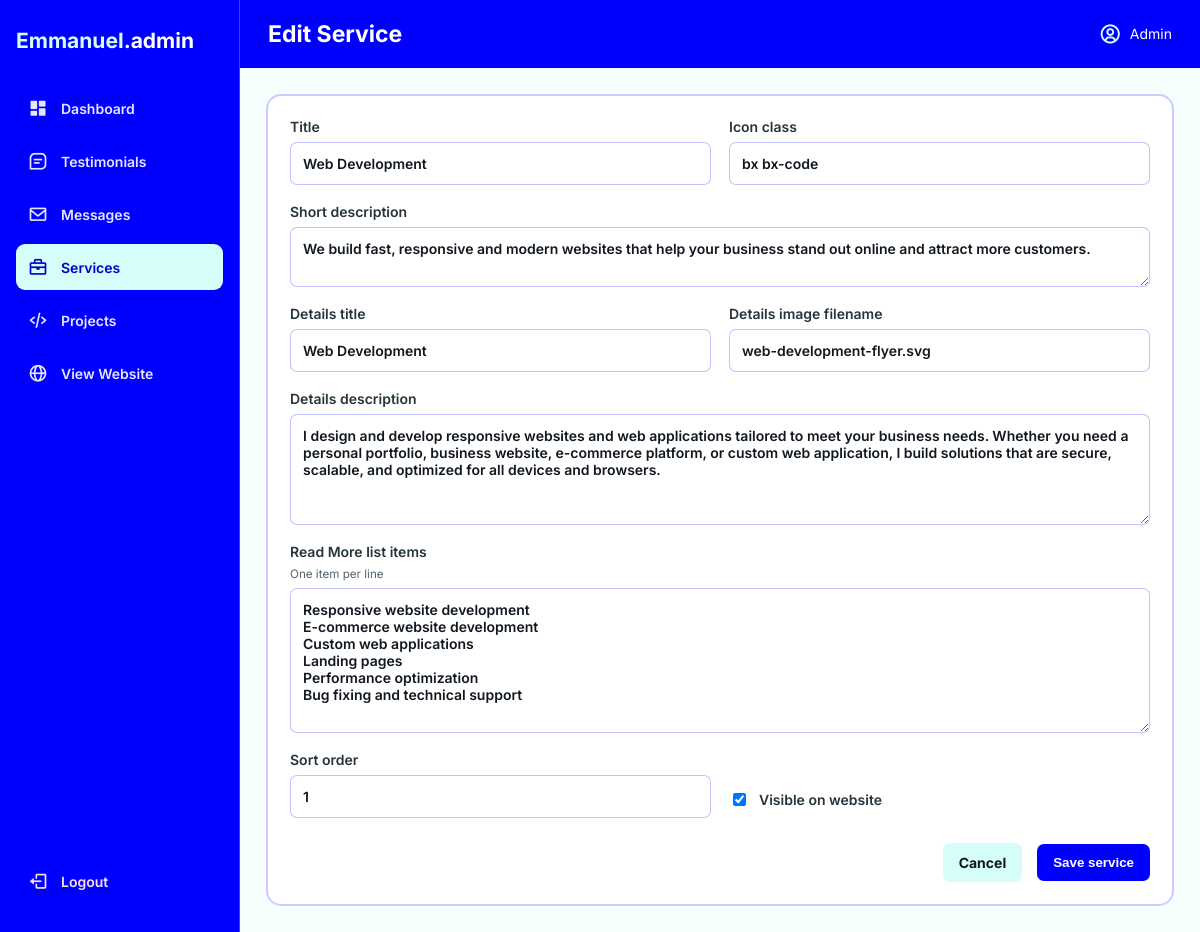
Screenshot of /admin/service_form.php?id=1 with the database file from the repository.
### tables this page shows
CREATE TABLE IF NOT EXISTS services (
    id INT UNSIGNED AUTO_INCREMENT PRIMARY KEY,
    title VARCHAR(150) NOT NULL,
    icon_class VARCHAR(100) NOT NULL DEFAULT 'bx bx-code',
    short_description TEXT NOT NULL,
    details_title VARCHAR(150) NULL,
    details_description TEXT NULL,
    details_image VARCHAR(255) NULL,
    detail_items JSON NULL,
    sort_order INT NOT NULL DEFAULT 0,
    is_active TINYINT(1) NOT NULL DEFAULT 1,
    created_at TIMESTAMP DEFAULT CURRENT_TIMESTAMP,
    updated_at TIMESTAMP DEFAULT CURRENT_TIMESTAMP ON UPDATE CURRENT_TIMESTAMP
);

### includes/functions.php (called while the page is built, shortened)
<?php
function e(?string $value): string
{
    return htmlspecialchars($value ?? '', ENT_QUOTES, 'UTF-8');
}
function json_list(?string $value): array
{
    $decoded = json_decode($value, true);
    return is_array($decoded) ? $decoded : [];
}

### admin/service_form.php (the view, shortened to what this page needs)
<?php
require __DIR__ . '/includes/admin_bootstrap.php';
$id = filter_input(INPUT_GET, 'id', FILTER_VALIDATE_INT) ?: 0;
$row = ['title'=>'','icon_class'=>'bx bx-code','short_description'=>'','details_title'=>'','details_description'=>'','details_image'=>'','detail_items'=>'[]','sort_order'=>0,'is_active'=>1];
if ($id) { $stmt=$pdo->prepare('SELECT * FROM services WHERE id=?'); $stmt->execute([$id]); $row=$stmt->fetch() ?: $row; }
$page_title = $id ? 'Edit Service' : 'Add Service'; require __DIR__ . '/includes/header.php'; $items=json_list($row['detail_items']);
?><section class="form-panel"><form method="post"><input type="hidden" name="csrf_token" value="<?= e(csrf_token()) ?>"><input type="hidden" name="id" value="<?= (int)$id ?>"><div class="form-grid"><label>Title<input name="title" value="<?= e($row['title']) ?>" required></label><label>Icon class<input name="icon_class" value="<?= e($row['icon_class']) ?>" placeholder="bx bx-code" required></label><label class="full">Short description<textarea name="short_description" required><?= e($row['short_description']) ?></textarea></label><label>Details title<input name="details_title" value="<?= e($row['details_title']) ?>"></label><label>Details image filename<input name="details_image" value="<?= e($row['details_image']) ?>"></label><label class="full">Details description<textarea name="details_description" rows="5"><?= e($row['details_description']) ?></textarea></label><label class="full">Read More list items <small>One item per line</small><textarea name="detail_items" rows="7"><?= e(implode("\n", $items)) ?></textarea></label><label>Sort order<input type="number" name="sort_order" value="<?= (int)$row['sort_order'] ?>"></label><label class="checkbox"><input type="checkbox" name="is_active" <?= $row['is_active'] ? 'checked' : '' ?>> Visible on website</label></div><div class="form-actions"><a class="btn secondary" href="services.php">Cancel</a><button class="btn" type="submit">Save service</button></div></form></section><?php require __DIR__ . '/includes/footer.php'; ?>

### admin/assets/admin.css (style rules this page uses)
:root { --bg:#061d16;--panel:#09281f;--panel2:#0d3328;--line:#087b59;--green:#1ee88b;--muted:#a5bbb4;--danger:#ff6478;--white:#f2faf7 }
* { box-sizing:border-box }
body { margin:0;background:var(--bg);color:var(--white);font-family:Inter,Arial,sans-serif;font-size:14px }
.panel,.form-panel,.message-card { background:var(--panel);border:2px solid var(--line);border-radius:15px;padding:22px }
.panel-heading,.page-actions,.message-heading,.form-actions { display:flex;align-items:center;justify-content:space-between;gap:15px }
.btn { border:0;border-radius:7px;background:var(--green);color:#062218;padding:11px 16px;text-decoration:none;font-weight:700;cursor:pointer;display:inline-block }
.btn.secondary { background:#21463a;color:#dcebe5 }
.form-grid { display:grid;grid-template-columns:1fr 1fr;gap:18px }
.form-grid label,.login-card label,.status-form label { display:flex;flex-direction:column;gap:7px;color:#d5e5df;font-weight:600 }
.form-grid label.full { grid-column:1/-1 }
.form-grid small { font-weight:400;color:var(--muted) }
input,textarea,select { width:100%;background:#051d16;color:var(--white);border:1px solid #2d735e;border-radius:7px;padding:12px;font:inherit }
textarea { resize:vertical }
.checkbox { flex-direction:row!important;align-items:center;gap:10px!important;margin-top:30px }
.checkbox input { width:auto }
.form-actions { justify-content:flex-end;margin-top:25px }

### admin/assets/portfolio-theme.css (style rules this page uses)
:root { --bg: #f7fffe; --panel: #ffffff; --panel2: #d5fdf9; --line: rgba(0, 0, 255, 0.2); --green: blue; --muted: #52636d; --danger: #b42332; --white: #111820; }
body { background: var(--bg); color: var(--white); }
.stat-card, .panel, .form-panel, .message-card { background: var(--panel); border-color: var(--line); }
.btn { background: blue; color: #ffffff; }
.btn.secondary { background: var(--panel2); color: #111820; }
.form-grid label, .status-form label { color: #26343c; }
.form-grid small { color: var(--muted); }
input, textarea, select { background: #ffffff; color: #111820; border-color: rgba(0, 0, 255, 0.24); }

### rows the page displays
services: title "Web Development", icon_class "bx bx-code", short_description "We build fast, responsive and modern websites that help your business stand out online and attract more customers.", details_title "Web Development", details_image "web-development-flyer.svg", details_description "I design and develop responsive websites and web applications tailored to meet your business needs. Whether you need a personal portfolio, business website, e-commerce platform, or custom web application, I build solutions that are secure, scalable, and optimized for all devices and browsers.", detail_items "Responsive website development E-commerce website development Custom web applications Landing pages Performance optimization Bug fixing and technical support", sort_order "1", is_active "☑"

### other values shown
$page_title "Edit Service"
$user['name'] "Admin"
